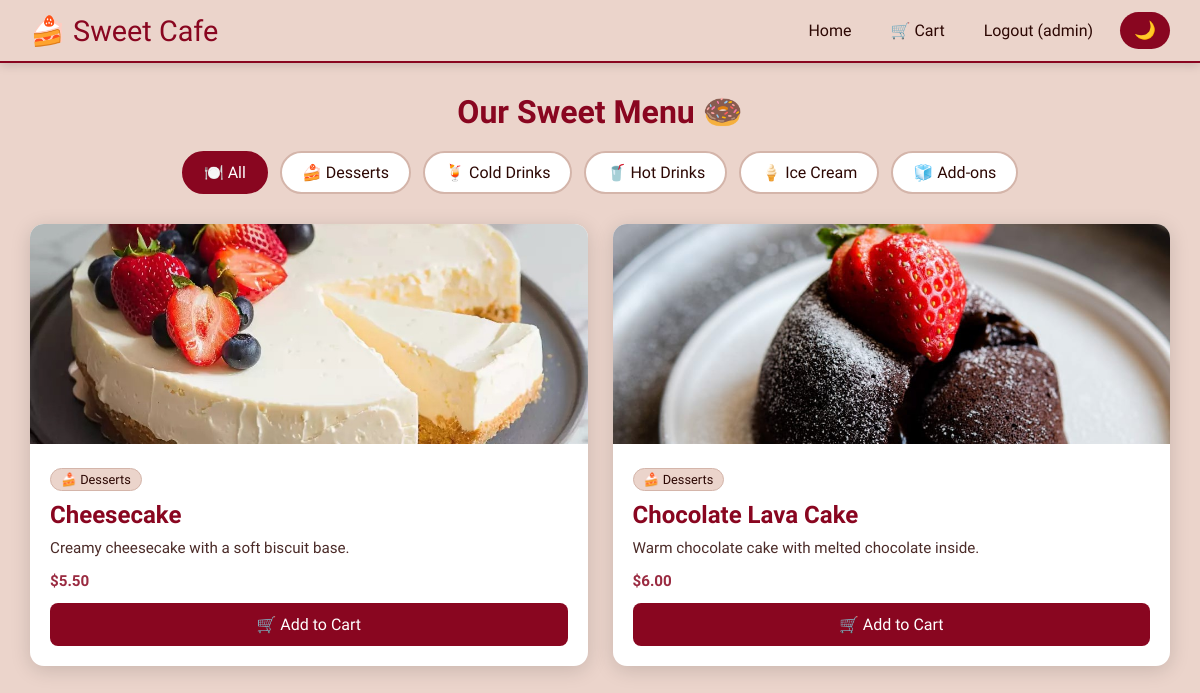
The app's page / (signed in) with its own data.
### store/models.py (models this page shows, shortened)
class Category(models.Model):
    name = models.CharField(max_length=100)
    icon = models.CharField(max_length=10, default='🍰')  # emoji
    class Meta:
        verbose_name_plural = 'Categories'

class Product(models.Model):
    name = models.CharField(max_length=200)
    description = models.TextField()
    price = models.DecimalField(max_digits=6, decimal_places=2)
    image = models.ImageField(upload_to='products/')
    category = models.ForeignKey(Category, on_delete=models.SET_NULL, null=True, blank=True)

### store/views.py (the view)
# urls.py: path('', views.home, name='home'),
def home(request):
    categories = Category.objects.all()
    category_id = request.GET.get('category')
    if category_id:
        products = Product.objects.filter(category_id=category_id)
        active_category = get_object_or_404(Category, id=category_id)
    else:
        products = Product.objects.all()
        active_category = None
    cart_count = 0
    if request.user.is_authenticated:
        cart, _ = Cart.objects.get_or_create(user=request.user)
        cart_count = cart.items.count()
    return render(request, 'store/home.html', {
        'products': products,
        'categories': categories,
        'active_category': active_category,
        'cart_count': cart_count
    })

### store/templates/store/home.html (shortened to what this page needs)
{% extends 'store/base.html' %}
{% block content %}
<h2>Our Sweet Menu 🍩</h2>
{% if categories %}
<div class="categories">
  <a href="{% url 'home' %}" class="cat-btn {% if not active_category %}active{% endif %}">
    🍽️ All
  </a>
  {% for category in categories %}
  <a href="?category={{ category.id }}"
     class="cat-btn {% if active_category.id == category.id %}active{% endif %}">
    {{ category.icon }} {{ category.name }}
  </a>
  {% endfor %}
</div>
{% endif %}
{% if products %}
  <div class="grid">
    {% for product in products %}
    <div class="card">
      {% if product.image %}
        <img src="{{ product.image.url }}" alt="{{ product.name }}" />
      {% endif %}
      <div class="card-body">
        {% if product.category %}
          <span class="category-tag">{{ product.category.icon }} {{ product.category.name }}</span>
        {% endif %}
        <h3>{{ product.name }}</h3>
        <p>{{ product.description }}</p>
        <p class="price">${{ product.price }}</p>
        {% if user.is_authenticated %}
          <a href="{% url 'add_to_cart' product.id %}" class="btn">🛒 Add to Cart</a>
        {% else %}
          <a href="{% url 'login' %}" class="btn btn-outline">Login to Order</a>
        {% endif %}
      </div>
    </div>
    {% endfor %}
  </div>
{% endif %}
{% endblock %}

### store/templates/store/base.html (shortened to what this page needs)
{% load static %}
<!DOCTYPE html>
<html lang="en" data-theme="light">
<head>
</head>
<body>
<nav>
  <span class="logo">🍰 Sweet Cafe</span>
  <div class="nav-links">
    <a href="{% url 'home' %}">Home</a>
    {% if user.is_authenticated %}
      <a href="{% url 'cart' %}" class="cart-link">
        🛒 Cart
      </a>
      <a href="{% url 'logout' %}">Logout ({{ user.username }})</a>
    {% else %}
      <a href="{% url 'login' %}">Login</a>
      <a href="{% url 'register' %}">Register</a>
    {% endif %}
    <button class="theme-btn" onclick="toggleTheme()" id="themeBtn">🌙</button>
  </div>
</nav>
<main>
  {% block content %}{% endblock %}
</main>
</body>
</html>

### store/templates/store/base.html (style rules this page uses)
:root[data-theme="light"] { --bg: #EBD4CB; --card-bg: #fff; --text: #2C0703; --primary: #890620; --primary-dark: #610414; --nav-bg: #EBD4CB; --border: #d4b5aa; --shadow: rgba(0,0,0,0.15); }
* { box-sizing: border-box; margin: 0; padding: 0; transition: background 0.3s, color 0.3s; }
body { background: var(--bg); color: var(--text); font-family: 'Atma', cursive; min-height: 100vh; }
nav { background: var(--nav-bg); border-bottom: 2px solid var(--primary); padding: 12px 30px; display: flex; align-items: center; justify-content: space-between; position: sticky; top: 0; z-index: 100; box-shadow: 0 2px 10px var(--shadow); }
nav .logo { font-family: 'Merienda', cursive; font-size: 1.8rem; color: var(--primary); }
nav .nav-links { display: flex; align-items: center; gap: 15px; }
nav a { color: var(--text); text-decoration: none; font-size: 1rem; padding: 6px 12px; border-radius: 8px; }
.theme-btn { background: var(--primary); color: #fff; border: none; padding: 8px 14px; border-radius: 20px; cursor: pointer; font-size: 1.1rem; }
.cart-link { position: relative; }
main { padding: 30px; }

### store/templates/store/home.html (style rules this page uses)
h2 { font-family: 'Merienda', cursive; font-size: 2rem; margin-bottom: 20px; color: var(--primary); text-align: center; }
.categories { display: flex; gap: 12px; justify-content: center; flex-wrap: wrap; margin-bottom: 30px; }
.cat-btn { background: var(--card-bg); color: var(--text); border: 2px solid var(--border); padding: 10px 20px; border-radius: 25px; font-size: 1rem; cursor: pointer; text-decoration: none; font-family: 'Atma', cursive; transition: all 0.3s; }
.cat-btn.active { background: var(--primary); color: #fff; border-color: var(--primary); }
.grid { display: grid; grid-template-columns: repeat(auto-fit, minmax(300px, 1fr)); gap: 25px; }
.card { background: var(--card-bg); border-radius: 14px; box-shadow: 0 4px 20px var(--shadow); overflow: hidden; transition: transform 0.3s; }
.card img { width: 100%; height: 220px; object-fit: cover; }
.card-body { padding: 20px; }
.card-body h3 { font-size: 1.5rem; color: var(--primary); margin-bottom: 8px; }
.card-body p { font-size: 0.95rem; margin-bottom: 10px; line-height: 1.5; opacity: 0.85; }
.price { font-size: 1.3rem; font-weight: 600; color: var(--primary); margin-bottom: 15px; }
.category-tag { display: inline-block; background: var(--bg); border: 1px solid var(--border); padding: 3px 10px; border-radius: 20px; font-size: 0.8rem; margin-bottom: 10px; }
.btn { background: var(--primary); color: #fff; border: none; padding: 12px; width: 100%; border-radius: 8px; font-size: 1rem; cursor: pointer; font-family: 'Atma', cursive; text-decoration: none; display: block; text-align: center; }

### records on screen
Category: icon "🍰", name "Desserts"
Category: icon "🍹", name "Cold Drinks"
Category: icon "🥤", name "Hot Drinks"
Category: icon "🍦", name "Ice Cream"
Category: icon "🧊", name "Add-ons"
Product: image (picture), category.icon "🍰", category.name "Desserts", name "Cheesecake", description "Creamy cheesecake with a soft biscuit base.", price "5.50"
Product: image (picture), category.icon "🍰", category.name "Desserts", name "Chocolate Lava Cake", description "Warm chocolate cake with melted chocolate inside.", price "6.00"

### other values on screen
{{ user.username }} "admin"
